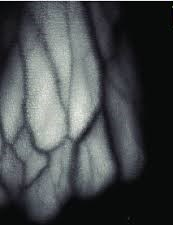
#> input picture user1.jpeg, 173 x 225 px
$ python working.py
#> lines starting #> are read from the running program, lines starting #| are printed output that depends on the picture; after the words box and inside, x2 and y2 are one past the last pixel; in counts of white or black regions, pixels touching at a corner belong together
import cv2
import numpy as np

image = cv2.imread('user1.jpeg', cv2.IMREAD_GRAYSCALE)
#> image: shape (225, 173); min 0, max 248, mean 72.8
blurred = cv2.GaussianBlur(image, (5, 5), 0)

thresholded = cv2.adaptiveThreshold(blurred, 255,
                                    cv2.ADAPTIVE_THRESH_GAUSSIAN_C,
                                    cv2.THRESH_BINARY_INV, 11, 3)
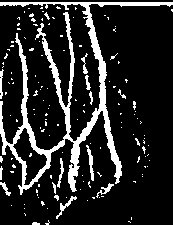
#> thresholded: shape (225, 173); 15.1% white; 141 white regions (126 under 20 px), largest, box (x1, y1, x2, y2) and area: (0, 2, 173, 195) 4597, (86, 145, 94, 181) 112, (56, 196, 77, 219) 96

clahe = cv2.createCLAHE(clipLimit=2.0, tileGridSize=(8, 8))
enhanced = clahe.apply(thresholded)

kernel = np.ones((3, 3), np.uint8)
processed = cv2.morphologyEx(enhanced, cv2.MORPH_CLOSE, kernel)
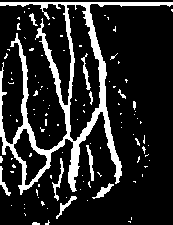
#> processed: shape (225, 173); values 3 (black) and 255 (white), 15.9% white; 108 white regions (96 under 20 px), largest, box (x1, y1, x2, y2) and area: (0, 2, 173, 195) 4932, (52, 158, 64, 201) 124, (86, 145, 94, 181) 116

edges = cv2.Canny(processed, 50, 150)
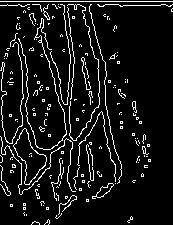
#> edges: shape (225, 173); 8.6% white in thin lines or dots

cv2.imshow('Original Image', image)
cv2.imshow('Thresholded Image', thresholded)
cv2.imshow('Contrast Enhanced', enhanced)
cv2.imshow('Processed Image', processed)
cv2.imshow('Edge Detection', edges)
cv2.waitKey(0)
cv2.destroyAllWindows()

cv2.imwrite('vein_detection_result.jpg', processed)

$ run again, with user2.png saved as user1.jpeg
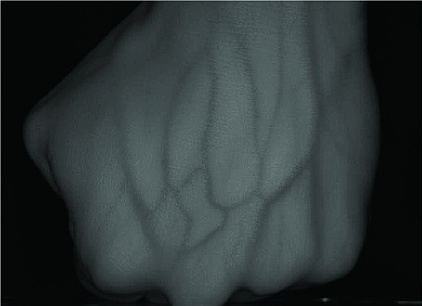
#> input picture user2.png, 422 x 306 px
#> `thresholded = cv2.adaptiveThreshold(blurred, 255, cv2.ADAPTIVE_THRESH_..`:
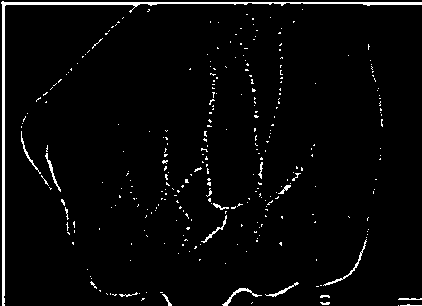
#> thresholded: shape (306, 422); 3.1% white in thin lines or dots
#> enhanced: shape (306, 422); values 3 (black) and 255 (white), 3.1% white in thin lines or dots
#> processed: shape (306, 422); values 3 (black) and 255 (white), 3.3% white in thin lines or dots
#> `edges = cv2.Canny(processed, 50, 150)`:
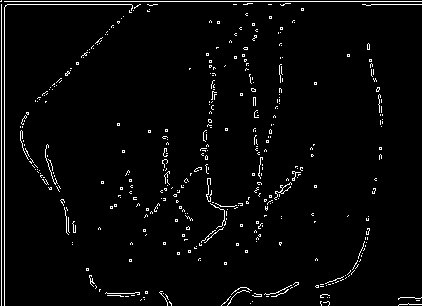
#> edges: shape (306, 422); 3% white in thin lines or dots
